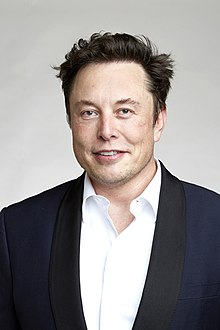
#> input picture ImageBasic/Elon_Musk.jpg, 220 x 330 px, given in place of the camera
$ python ColorDetection_HSV_Values.py
#> lines starting #> are read from the running program, lines starting #| are printed output that depends on the picture; after the words box and inside, x2 and y2 are one past the last pixel; in counts of white or black regions, pixels touching at a corner belong together
import cv2
import numpy as np
import time


def empty(a):
    pass


# function to combine shown windows

def stackImages(scale, imgArray):
    rows = len(imgArray)
    cols = len(imgArray[0])
    rowsAvailable = isinstance(imgArray[0], list)
    width = imgArray[0][0].shape[1]
    height = imgArray[0][0].shape[0]
    if rowsAvailable:
        for x in range(0, rows):
            for y in range(0, cols):
                if imgArray[x][y].shape[:2] == imgArray[0][0].shape[:2]:
                    imgArray[x][y] = cv2.resize(imgArray[x][y], (0, 0), None, scale, scale)
                else:
                    imgArray[x][y] = cv2.resize(imgArray[x][y], (imgArray[0][0].shape[1], imgArray[0][0].shape[0]),
                                                None, scale, scale)
                if len(imgArray[x][y].shape) == 2: imgArray[x][y] = cv2.cvtColor(imgArray[x][y], cv2.COLOR_GRAY2BGR)
        imageBlank = np.zeros((height, width, 3), np.uint8)
        hor = [imageBlank] * rows
        hor_con = [imageBlank] * rows
        for x in range(0, rows):
            hor[x] = np.hstack(imgArray[x])
        ver = np.vstack(hor)
    else:
        for x in range(0, rows):
            if imgArray[x].shape[:2] == imgArray[0].shape[:2]:
                imgArray[x] = cv2.resize(imgArray[x], (0, 0), None, scale, scale)
            else:
                imgArray[x] = cv2.resize(imgArray[x], (imgArray[0].shape[1], imgArray[0].shape[0]), None, scale, scale)
            if len(imgArray[x].shape) == 2: imgArray[x] = cv2.cvtColor(imgArray[x], cv2.COLOR_GRAY2BGR)
        hor = np.hstack(imgArray)
        ver = hor
    return ver


cap = cv2.VideoCapture(0)

_, img = cap.read()
#> img is the input picture: shape (330, 220, 3); mean B, G, R 143.9, 144.6, 149.4
time.sleep(1)  # warm up the camera (reduce noise in the first second)
_, img = cap.read()  # take the photo from the cam
# path = "D:\Screenshot_1.png" # uncomment if u have the photo saved

cv2.namedWindow("TrackBars")
cv2.resizeWindow("TrackBars", 640, 320)
cv2.createTrackbar("Hue Min", "TrackBars", 0, 179, empty)
cv2.createTrackbar("Hue Max", "TrackBars", 129, 179, empty)
cv2.createTrackbar("sat Min", "TrackBars", 75, 255, empty)
cv2.createTrackbar("sat Max", "TrackBars", 255, 255, empty)
cv2.createTrackbar("val Min", "TrackBars", 150, 255, empty)
cv2.createTrackbar("val Max", "TrackBars", 255, 255, empty)

while True:
    # img = cv2.imread(path) # uncomment if u have the photo saved

    # track bar for all variables
    imgHSV = cv2.cvtColor(img, cv2.COLOR_BGR2HSV)
#> imgHSV: shape (330, 220, 3); mean H, S, V 54.5, 36.7, 152.9
    h_min = cv2.getTrackbarPos("Hue Min", "TrackBars")
    h_max = cv2.getTrackbarPos("Hue Max", "TrackBars")
    s_min = cv2.getTrackbarPos("sat Min", "TrackBars")
    s_max = cv2.getTrackbarPos("sat Max", "TrackBars")
    v_min = cv2.getTrackbarPos("val Min", "TrackBars")
    v_max = cv2.getTrackbarPos("val Max", "TrackBars")

    print(h_min, h_max, s_min, s_max, v_min, v_max)
    lower = np.array([h_min, s_min, v_min])  # get the min values from the track bars
    upper = np.array([h_max, s_max, v_max])  # get the max values from the track bars
    mask = cv2.inRange(imgHSV, lower, upper)  # adjust the the frame according to the new variables
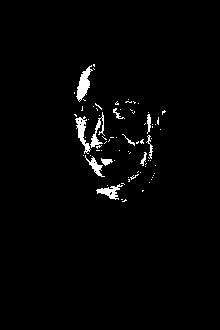
#> mask: shape (330, 220); 2% white; 75 white regions (64 under 20 px)
    contours, _ = cv2.findContours(mask, cv2.RETR_TREE, cv2.CHAIN_APPROX_SIMPLE)  # find the contours
#> contours = 90 contours, 81 with area under 20; largest, box (x1, y1, x2, y2) and area: (76, 65, 93, 102) 242, (75, 116, 91, 154) 178, (96, 184, 123, 200) 137, (90, 112, 105, 149) 108, (85, 155, 105, 177) 100
    contours = sorted(contours, key=lambda x: cv2.contourArea(x), reverse=True)  # sort them form largest to smallest
    imgResult = cv2.bitwise_and(img, img, mask=mask)  # add color to the mask
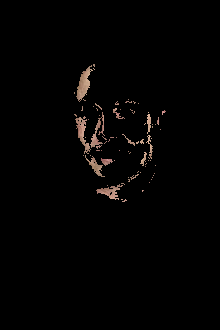
#> imgResult: shape (330, 220, 3); mean B, G, R 2.4, 2.8, 3.6

    # [4 lines of commented-out code are left out]

    imgStack = stackImages(0.6, ([img, imgHSV], [mask, imgResult])) # stacked all processing steps in the frames to demonstrate
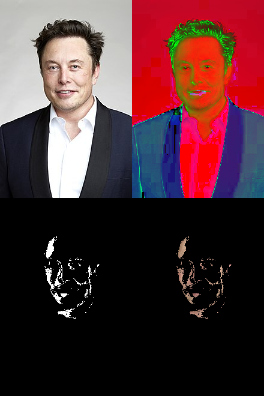
#> imgStack: shape (396, 264, 3); mean B, G, R 51.5, 47.3, 77.8
    cv2.imshow("imgStack", imgStack)

    if cv2.waitKey(10) == ord('q'): # Exit when press q
#> (key q is pressed here)
        break

$ run again, on ImageBasic/M_Nasser1.jpg
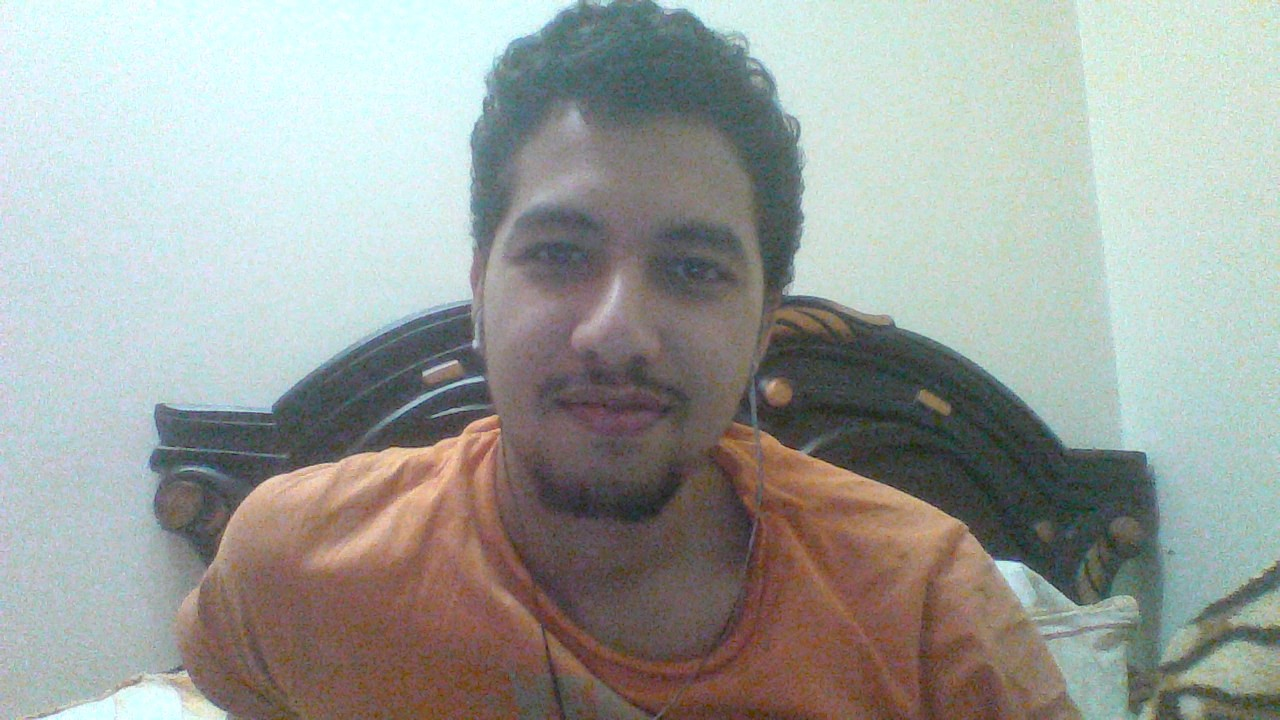
#> input picture ImageBasic/M_Nasser1.jpg, 1280 x 720 px, given in place of the camera
#> img is the input picture: shape (720, 1280, 3); mean B, G, R 155.8, 160.2, 156.3
#> imgHSV: shape (720, 1280, 3); mean H, S, V 72.5, 44.5, 170.3
#> `mask = cv2.inRange(imgHSV, lower, upper)`:
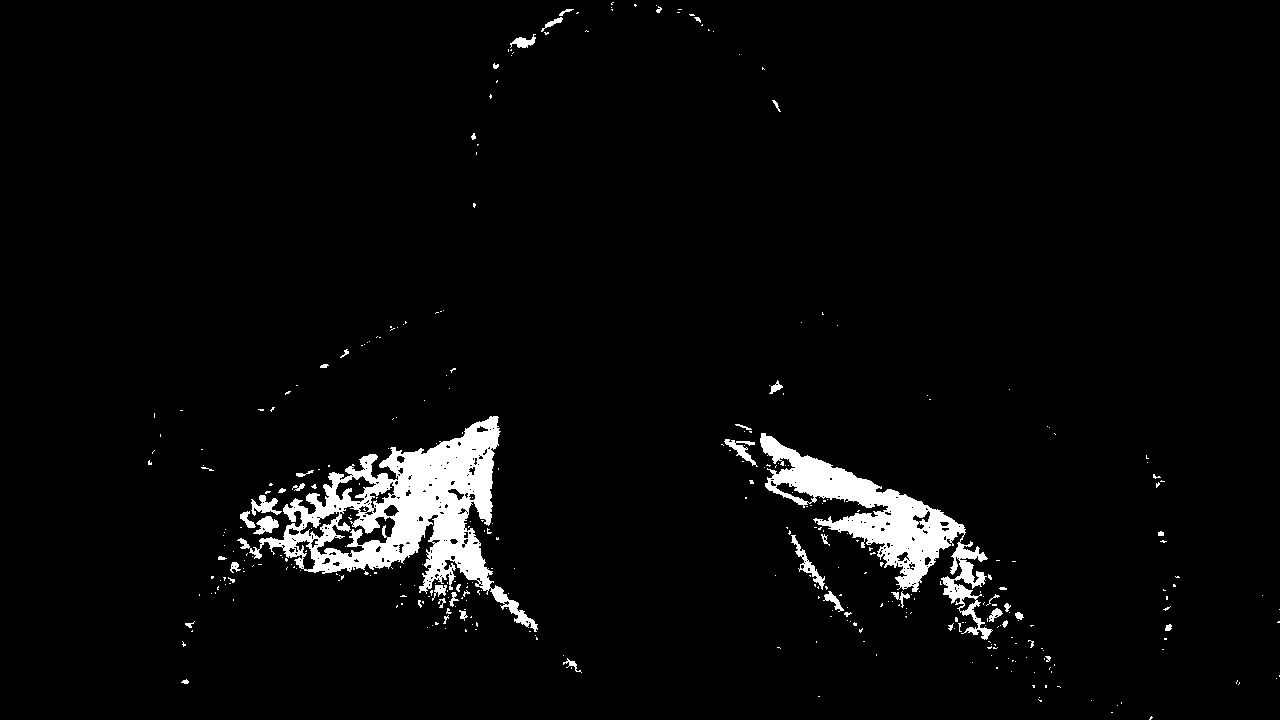
#> mask: shape (720, 1280); 3.7% white; 363 white regions (314 under 20 px)
#> contours = 614 contours, 547 with area under 20; largest, box (x1, y1, x2, y2) and area: (237, 416, 538, 632) 21413, (760, 433, 993, 640) 11314, (316, 505, 396, 558) 1564, (335, 475, 377, 503) 546, (299, 511, 340, 539) 367
#> `imgStack = stackImages(0.6, ([img, imgHSV], [mask, imgResult]))`:
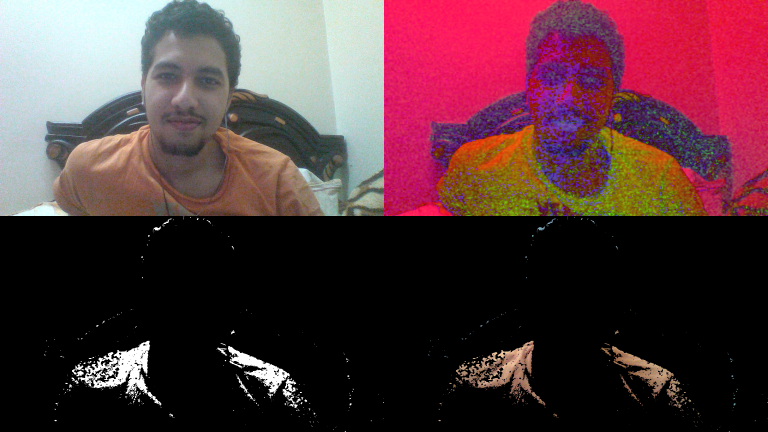
#> imgStack: shape (864, 1536, 3) (shown at 1/2 size); mean B, G, R 60.4, 54.8, 85.6

$ run again, on ImageBasic/bill_gates.jpg
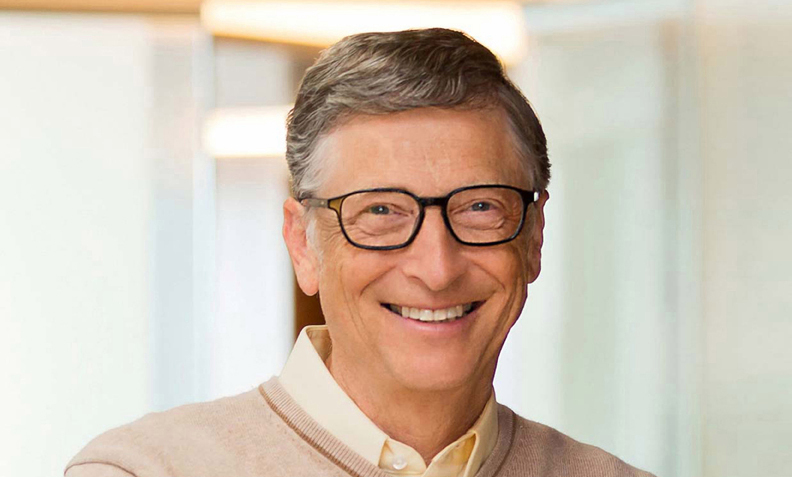
#> input picture ImageBasic/bill_gates.jpg, 792 x 477 px, given in place of the camera
#> img is the input picture: shape (477, 792, 3); mean B, G, R 180.7, 195.3, 208.4
#> imgHSV: shape (477, 792, 3); mean H, S, V 35.7, 44.7, 211.2
#> `mask = cv2.inRange(imgHSV, lower, upper)`:
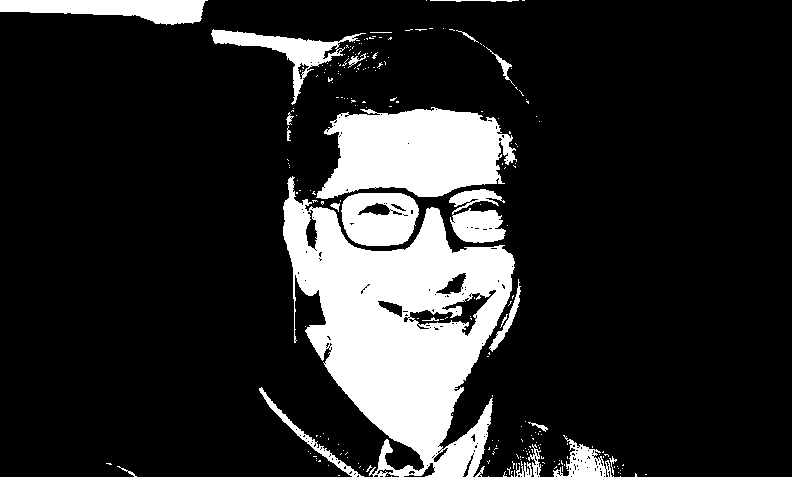
#> mask: shape (477, 792); 16.7% white; 242 white regions (217 under 20 px)
#> contours = 453 contours, 420 with area under 20; largest, box (x1, y1, x2, y2) and area: (283, 176, 515, 477) 36216, (316, 107, 517, 199) 12847, (341, 193, 419, 246) 3424, (0, 0, 208, 25) 3118, (211, 29, 366, 105) 2394
#> `imgStack = stackImages(0.6, ([img, imgHSV], [mask, imgResult]))`:
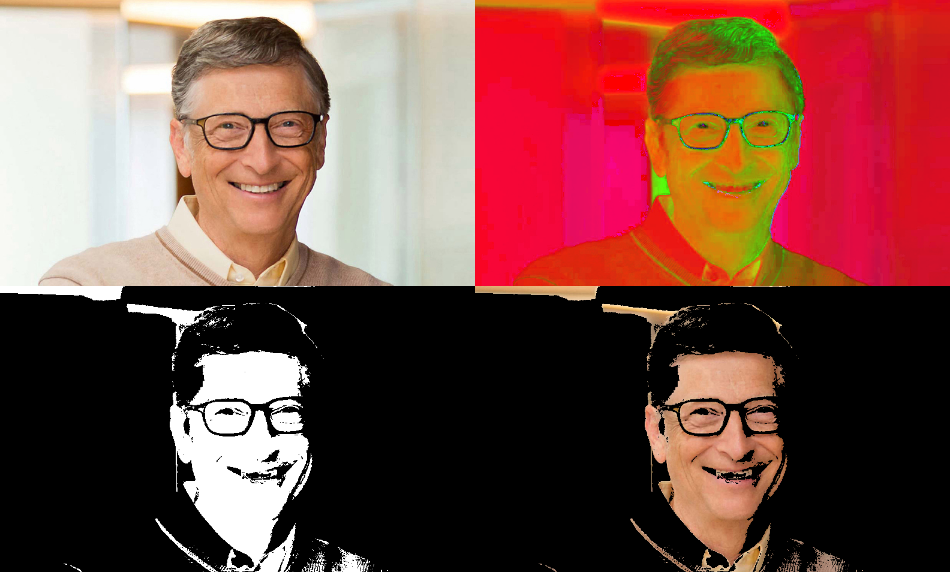
#> imgStack: shape (572, 950, 3); mean B, G, R 69.2, 76.5, 123.9
